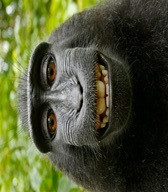
#> input picture malpa1.jpg, 168 x 192 px, found by its file name
$ jupyter execute --allow-errors sample.ipynb
#> lines starting #> are read from the running program, lines starting #| are printed output that depends on the picture
#> (a cell that did not finish here is left out)

[cell 2]
import numpy as np
import matplotlib.pyplot as plt
import scipy.io
from PIL import Image

plt.rcParams['figure.figsize'] = [10, 8]

#> (the rest of this cell did not finish here and is left out)

#> (a cell that did not finish here is left out)

[cell 4]
plt.figure()
#> (the rest of this cell did not finish here and is left out)

[cell 5]
k_percent = 0.70

#> (the rest of this cell did not finish here and is left out)

[cell 6]
img = Image.open('data/malpa1.jpg').convert('L')
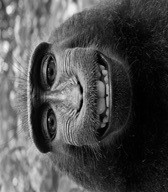
#> img: PIL image 168x192 L; min 0, max 248, mean 77.6
#> (the rest of this cell did not finish here and is left out)
